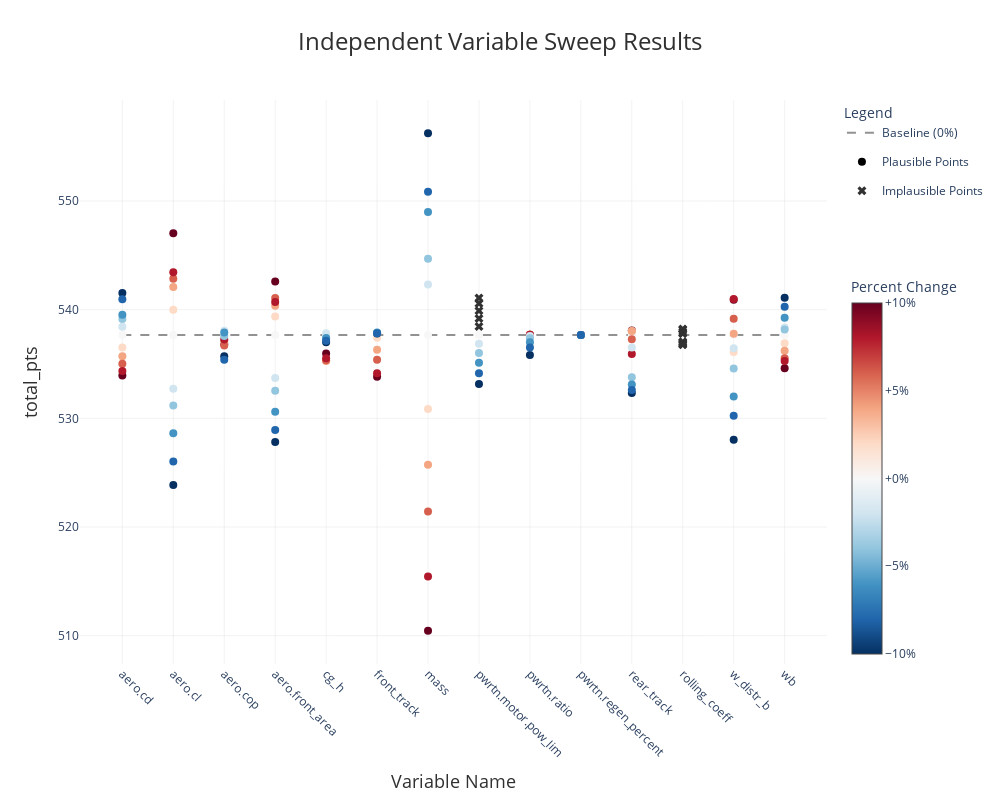

Here is the notebook cell this chart was saved with:
### Code cell
arr_sweep_results.plot()

### Figure 1 — Plotly figure (JSON) as saved in the notebook; plotly's stock layout.template omitted (floating-point values rounded to 4 significant figures; data arrays with more than 128 entries replaced by an {"elided": "..."} marker saying what was removed)
{"data": [{"line": {"color": "rgba(100, 100, 100, 0.7)", "dash": "dash", "width": 2}, "mode": "lines", "name": "Baseline (0%)", "type": "scatter", "x": ["aero.cd", "aero.cl", "aero.cop", "aero.front_area", "cg_h", "front_track", "mass", "pwrtn.motor.pow_lim", "pwrtn.ratio", "pwrtn.regen_percent", "rear_track", "rolling_coeff", "w_distr_b", "wb"], "y": [537.7, 537.7, 537.7, 537.7, 537.7, 537.7, 537.7, 537.7, 537.7, 537.7, 537.7, 537.7, 537.7, 537.7]}, {"hovertemplate": "%{x}<br>Points: %{y:.1f}<br>%{text}<extra></extra>", "marker": {"color": {"elided": "139 float values"}, "colorbar": {"len": 0.7, "tickformat": "+.0%", "title": {"text": "Percent Change"}, "y": 0, "yanchor": "bottom"}, "colorscale": [[0, "rgb(5,48,97)"], [0.1, "rgb(33,102,172)"], [0.2, "rgb(67,147,195)"], [0.3, "rgb(146,197,222)"], [0.4, "rgb(209,229,240)"], [0.5, "rgb(247,247,247)"], [0.6, "rgb(253,219,199)"], [0.7, "rgb(244,165,130)"], [0.8, "rgb(214,96,77)"], [0.9, "rgb(178,24,43)"], [1, "rgb(103,0,31)"]], "size": 8}, "mode": "markers", "name": "Plausible Points", "showlegend": false, "text": {"elided": "139 str values"}, "type": "scatter", "x": {"elided": "139 str values"}, "y": {"elided": "139 float values"}}, {"legendgroup": "plausible", "marker": {"color": "black", "size": 8}, "mode": "markers", "name": "Plausible Points", "showlegend": true, "type": "scatter", "x": [null], "y": [null]}, {"hovertemplate": "%{x}<br>Points: %{y:.1f}<br>%{text} (Implausible)<extra></extra>", "marker": {"color": "rgba(50, 50, 50, 1.0)", "size": 8, "symbol": "x"}, "mode": "markers", "name": "Implausible Points", "text": ["Step: +10%", "Step: +10%", "Step: +2%", "Step: +2%", "Step: +4%", "Step: +4%", "Step: +6%", "Step: +6%", "Step: +8%", "Step: +8%", "Step: -10%", "Step: -2%", "Step: -4%", "Step: -6%", "Step: -8%"], "type": "scatter", "x": ["pwrtn.motor.pow_lim", "rolling_coeff", "pwrtn.motor.pow_lim", "rolling_coeff", "pwrtn.motor.pow_lim", "rolling_coeff", "pwrtn.motor.pow_lim", "rolling_coeff", "pwrtn.motor.pow_lim", "rolling_coeff", "rolling_coeff", "rolling_coeff", "rolling_coeff", "rolling_coeff", "rolling_coeff"], "y": [541.1, 536.9, 538.4, 537.0, 539.2, 537.0, 539.9, 536.8, 540.6, 536.8, 537.8, 538.2, 538.1, 538.0, 537.8]}], "layout": {"height": 800, "hovermode": "closest", "legend": {"title": {"text": "Legend"}}, "margin": {"b": 80, "l": 80, "r": 120, "t": 100}, "plot_bgcolor": "white", "title": {"font": {"color": "#303030", "size": 24}, "text": "Independent Variable Sweep Results", "x": 0.5, "xanchor": "center"}, "width": 1000, "xaxis": {"gridcolor": "rgba(211, 211, 211, 0.3)", "gridwidth": 1, "showgrid": true, "tickangle": 45, "title": {"font": {"color": "#303030", "size": 18}, "text": "Variable Name"}}, "yaxis": {"gridcolor": "rgba(211, 211, 211, 0.3)", "gridwidth": 1, "showgrid": true, "title": {"font": {"color": "#303030", "size": 18}, "text": "total_pts"}, "zeroline": true, "zerolinecolor": "rgba(211, 211, 211, 0.8)", "zerolinewidth": 2}}}
